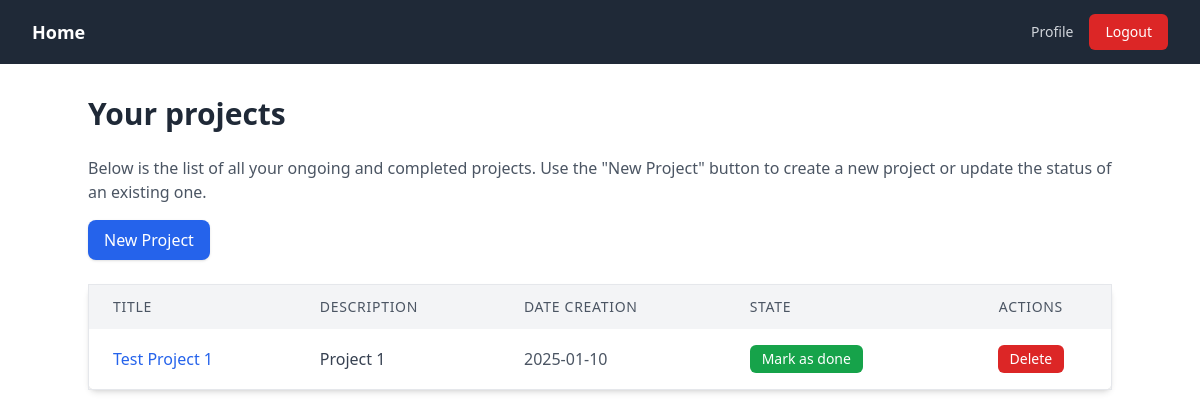
/projects (signed in), run on the app's committed database.
### tables this page shows
CREATE TABLE project (
        project_id INTEGER PRIMARY KEY AUTOINCREMENT,
        project_name TEXT NOT NULL,
        project_description TEXT NOT NULL,
        project_datecreation DATE NOT NULL,
        project_state BOOLEAN NOT NULL,
        user_id REFERENCES user (user_id) ON DELETE CASCADE
    );

### development/main.py (the view)
@app.route("/projects", methods=["GET"])
def render_projects():
    return ProjectController.render_projects_list()

### development/controllers/project_controller.py (called while the page is built)
    @staticmethod
    @login_required
    def render_projects_list():
        user_id = session["user_id"]
        projects = ProjectModel.get_by_user_id(user_id)
        return render_template("projects/projects.html", projects=projects)

### development/models/project_model.py (called while the page is built)
    @staticmethod
    def get_by_user_id(user_id):
        sql = """
            SELECT *
            FROM project
            WHERE user_id = ?;
        """
        cursor.execute(sql, (user_id,))
        return cursor.fetchall()

### development/utils/auth_utils.py (called while the page is built)
def login_required(f):
    @wraps(f)
    def decorated_function(*args, **kwargs):
        if "user_id" not in session:
            return redirect(url_for("login"))
        return f(*args, **kwargs)
    return decorated_function

### development/templates/projects/projects.html (shortened to what this page needs)
{% extends 'base.html' %}
{% block main %}
{{components.navbar()}}
<div class="container mx-auto mt-8">
    <h1 class="text-3xl font-bold text-gray-800 mb-6">Your projects</h1>
    <p class="text-gray-600 mb-4">
        Below is the list of all your ongoing and completed projects. Use the "New Project" button to create a new
        project or update the status of an existing one.
    </p>
    <a href="/projects/create"
        class="inline-block bg-blue-600 text-white font-medium py-2 px-4 rounded-lg shadow hover:bg-blue-700 transition">
        New Project
    </a>
    <table class="min-w-full mt-6 bg-white border border-gray-200 shadow-md rounded-lg">
        <thead class="bg-gray-100">
            <th class="px-6 py-3 text-left text-sm font-medium text-gray-600 uppercase tracking-wider">Title</th>
            <th class="px-6 py-3 text-left text-sm font-medium text-gray-600 uppercase tracking-wider">Description</th>
            <th class="px-6 py-3 text-left text-sm font-medium text-gray-600 uppercase tracking-wider">Date creation
            </th>
            <th class="px-6 py-3 text-left text-sm font-medium text-gray-600 uppercase tracking-wider">State</th>
            <th class="px-6 py-3 text-center text-sm font-medium text-gray-600 uppercase tracking-wider">Actions</th>
        </thead>
        <tbody class="divide-y divide-gray-200">
            {% for project in projects %}
            <tr class="hover:bg-gray-50">
                <td class="px-6 py-4">
                    <a href="/tasks/{{project[0]}}" class="text-blue-600 hover:underline font-medium">
                        {{project[1]}}
                    </a>
                </td>
                <td class="px-6 py-4 text-gray-700">{{project[2]}}</td>
                <td class="px-6 py-4 text-gray-600">{{project[3]}}</td>
                <td class="px-6 py-4">
                    {% if project[4] != 0 %}
                    <span class="text-green-600 font-bold">Finished</span>
                    {% else %}
                    <form action="/projects/finish/{{project[0]}}" method="post">
                        <button type="submit"
                            class="bg-green-600 hover:bg-green-700 text-white py-1 px-3 rounded-md text-sm">
                            Mark as done
                        </button>
                    </form>
                    {% endif %}
                </td>
                <td class="px-6 py-4 text-center">
                    <form action="/projects/delete/{{project[0]}}" method="post">
                        <button type="submit"
                            class="bg-red-600 hover:bg-red-700 text-white py-1 px-3 rounded-md text-sm">
                            Delete
                        </button>
                    </form>
                </td>
            </tr>
            {% endfor %}
        </tbody>
    </table>
</div>
{% endblock %}

### data on the page
project: project_name "Test Project 1", project_description "Project 1", project_datecreation "2025-01-10"
